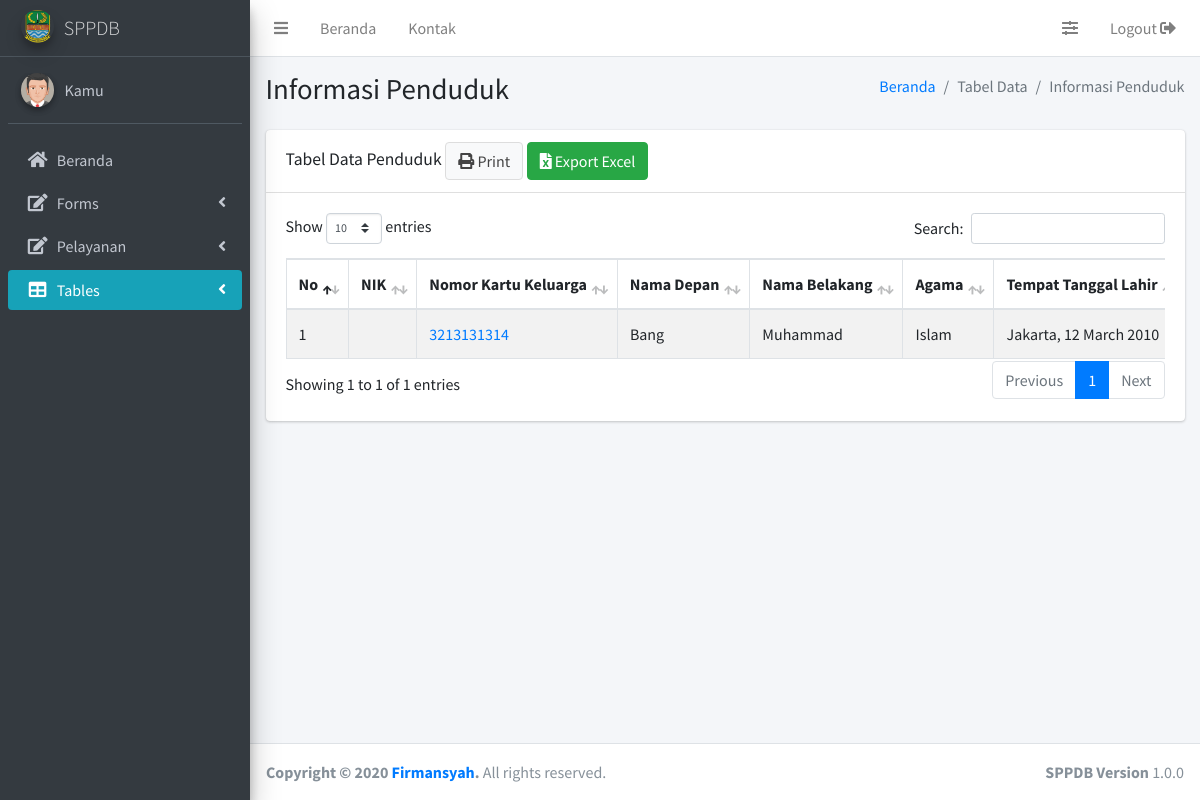
The page /akses/petugas/tabel_data_penduduk.php (signed in) on the database its author committed.
### tables this page shows
CREATE TABLE `petugas` (
  `nip` varchar(20) NOT NULL,
  `nama_lengkap_petugas` varchar(30) NOT NULL,
  `jenis_kelamin` enum('p','w') NOT NULL,
  `email` varchar(40) NOT NULL,
  `password` varchar(200) NOT NULL,
  `alamat` text NOT NULL,
  `no_tlp` varchar(20) NOT NULL,
  `akses` varchar(10) NOT NULL
);

CREATE TABLE `penduduk` (
  `id` int(11) NOT NULL,
  `nik` varchar(20) NOT NULL,
  `no_kk` varchar(20) NOT NULL,
  `first_name` varchar(30) NOT NULL,
  `last_name` varchar(20) NOT NULL,
  `agama` varchar(10) NOT NULL,
  `tempat_lahir` varchar(20) NOT NULL,
  `tanggal_lahir` date NOT NULL,
  `tanggal_daftar` date NOT NULL,
  `jenis_kelamin` enum('p','w') NOT NULL,
  `email` varchar(40) NOT NULL,
  `password` varchar(200) NOT NULL,
  `notlp` varchar(14) NOT NULL,
  `akses` varchar(10) NOT NULL
);

### akses/config/library.php (called while the page is built, shortened)
<?php
class Library
{
	public function __construct()
	{
		$host = "localhost";
		$dbname = "sppdb";
		$user = "root";
		$password = "";
		$this->db = new PDO("mysql:host={$host};dbname={$dbname}", $user, $password);
	}
	public function showPenduduk()
	{
		$query = $this->db->prepare("SELECT * FROM penduduk");
		$query->execute();
		$data = $query->fetchAll();
		return $data;
	}
	public function get_by_id_userPetugas($kd_petugas)
	{
		$query = $this->db->prepare("SELECT * FROM petugas where nip=?");
		$query->bindParam(1, $kd_petugas);
		$query->execute();
		return $query->fetch();
	}
}

### akses/petugas/tabel_data_penduduk.php (the view, shortened to what this page needs)
<?php
include('../config/library.php');
$lib = new Library();
$data_penduduk = $lib->showPenduduk();
if (isset($_SESSION['nip'])) {
	$kd_petugas = $_SESSION['nip'];
	$data_petugas2 = $lib->get_by_id_userPetugas($kd_petugas);
} else {
	header('Location: home.php');
}
?>
<!DOCTYPE html>
<html>
<head>
	<link rel="stylesheet" href="../../library/plugins/fontawesome-free/css/all.min.css">
	<link rel="stylesheet" href="https://code.ionicframework.com/ionicons/2.0.1/css/ionicons.min.css">
	<link rel="stylesheet" href="../../library/plugins/datatables-bs4/css/dataTables.bootstrap4.min.css">
	<link rel="stylesheet" href="../../library/plugins/datatables-responsive/css/responsive.bootstrap4.min.css">
	<link rel="stylesheet" href="../../library/dist/css/adminlte.min.css">
</head>
<body class="hold-transition sidebar-mini">
	<div class="wrapper">
		<nav class="main-header navbar navbar-expand navbar-white navbar-light">
			<ul class="navbar-nav">
				<li class="nav-item">
					<a class="nav-link" data-widget="pushmenu" href="#" role="button"><i class="fas fa-bars"></i></a>
				</li>
				<li class="nav-item d-none d-sm-inline-block">
					<a href="home.php" class="nav-link">Beranda</a>
				</li>
				<li class="nav-item d-none d-sm-inline-block">
					<a href="contacts.php" class="nav-link">Kontak</a>
				</li>
			</ul>
			<ul class="navbar-nav ml-auto">
				<li class="nav-item">
					<a class="nav-link" data-widget="control-sidebar" data-slide="true" href="#" role="button">
						<i class="fas fa-sliders-h"></i>
					</a>
				</li>
				<li class="nav-item">
					<a class="nav-link" href="../config/logout_petugas.php" role="button">
						Logout <i class="fas fa-sign-out-alt"></i>
					</a>
				</li>
			</ul>
		</nav>
		<aside class="main-sidebar sidebar-dark-primary elevation-4">
			<a href="home.php" class="brand-link">
				<img src="../../library/dist/img/logoNav.png" alt="SPPDB Logo" class="brand-image img-circle elevation-3" style="opacity: .8">
				<span style="margin-left:2px" class="brand-text font-weight-light">SPPDB</span>
			</a>
			<?php
			if ($jk = $data_petugas2["jenis_kelamin"] == 'p') {
				$ava = '<img src="../../library/dist/img/avatar5.png" class="img-circle elevation-2" alt="User Image">';
			} else {
				$ava = '<img src="../../library/dist/img/avatar2.png" class="img-circle elevation-2" alt="User Image">';
			}
			?>
			<div class="sidebar">
				<div class="user-panel mt-3 pb-3 mb-3 d-flex">
					<div class="image">
						<?php echo $ava; ?>
					</div>
					<div class="info">
						<a href="profile.php" class="d-block"><?php echo $data_petugas2['nama_lengkap_petugas']; ?></a>
					</div>
				</div>
				<nav class="mt-2">
					<ul class="nav nav-pills nav-sidebar flex-column" data-widget="treeview" role="menu" data-accordion="false">
						<li class="nav-item">
							<a href="home.php" class="nav-link">
								<i class="nav-icon fas fa-home"></i>
								<p>
									Beranda
								</p>
							</a>
						</li>
						<li class="nav-item has-treeview">
							<a href="#" class="nav-link">
								<i class="nav-icon fas fa-edit"></i>
								<p>
									Forms
									<i class="fas fa-angle-left right"></i>
								</p>
							</a>
						</li>
						<li class="nav-item has-treeview">
							<a href="#" class="nav-link">
								<i class="nav-icon fas fa-edit"></i>
								<p>
									Pelayanan <i class="right fas fa-angle-left"></i>
								</p>
							</a>
						</li>
						<li class="nav-item has-treeview">
							<a href="#" class="nav-link bg-cyan">
								<i class="nav-icon fas fa-table"></i>
								<p>
									Tables <i class="fas fa-angle-left right"></i>
								</p>
							</a>
						</li>
					</ul>
				</nav>
			</div>
		</aside>
		<div class="content-wrapper">
			<section class="content-header">
				<div class="container-fluid">
					<div class="row mb-2">
						<div class="col-sm-6">
							<h1>Informasi Penduduk</h1>
						</div>
						<div class="col-sm-6">
							<ol class="breadcrumb float-sm-right">
								<li class="breadcrumb-item"><a href="#">Beranda</a></li>
								<li class="breadcrumb-item active">Tabel Data</li>
								<li class="breadcrumb-item active">Informasi Penduduk</li>
							</ol>
						</div>
					</div>
				</div>
			</section>
			<section class="content">
				<div class="container-fluid">
					<div class="row">
						<div class="col-12">
							<div class="card">
								<div class="card-header">
									<h3 class="card-title">Tabel Data Penduduk <a target="_blank" href='print_data_penduduk.php' class='btn btn-default'><i class='fa fa-print'></i> Print</a> <a href='javascript:exportData()' class='btn btn-success'><i class='fas fa-file-excel'></i> Export Excel</a></h3>
								</div>
								<div class="card-body">
									<div style="overflow-x:auto;" class="table-responsive">
										<table id="dtHorizontalVerticalExample" class="table table-bordered table-striped" cellspacing="0" width="100%">
											<thead>
												<tr>
													<th>No</th>
													<th>NIK</th>
													<th>Nomor Kartu Keluarga</th>
													<th>Nama Depan</th>
													<th>Nama Belakang</th>
													<th>Agama</th>
													<th>Tempat Tanggal Lahir</th>
												</tr>
											</thead>
											<tbody>
												<?php
												$no = 1;
												foreach ($data_penduduk as $row) {
													$tgl_format1 = $row['tanggal_lahir'];
													$tgl_format2 = date("d F Y", strtotime($tgl_format1));
													if ($row['no_kk'] == 'Empty') {
														$no_kk = "<font color='red'>Empty</font>";
													} else {
														$no_kk = "<a href='#'>" . $row['no_kk'] . "</a>";
													}
													echo "<tr>";
													echo "<td>" . $no . "</td>";
													echo "<td>" . $row['id_pen'] . "</td>";
													echo "<td>" . $no_kk . "</td>";
													echo "<td>" . $row['first_name'] . "</td>";
													echo "<td>" . $row['last_name'] . "</td>";
													echo "<td>" . $row['agama'] . "</td>";
													echo "<td>" . $row['tempat_lahir'] . ", " . $tgl_format2 . "</td>";
													echo "</tr>";
													$no++;
												}
												?>
											</tbody>
										</table>
									</div>
								</div>
							</div>
						</div>
					</div>
				</div>
			</section>
		</div>
		<footer class="main-footer">
			<div class="float-right d-none d-sm-block">
				<b>SPPDB Version</b> 1.0.0
			</div>
			<strong>Copyright &copy; 2020 <a href="http://firmansyah.kel4.xyz">Firmansyah</a>.</strong> All rights reserved.
		</footer>
	</div>
</body>
</html>

### akses/petugas/tabel_data_penduduk.php (style rules this page uses)
#dtHorizontalVerticalExample th, td { white-space: nowrap; }
table.dataTable thead .sorting:after, table.dataTable thead .sorting:before, table.dataTable thead .sorting_asc:after, table.dataTable thead .sorting_asc:before, table.dataTable thead .sorting_asc_disabled:after, table.dataTable thead .sorting_asc_disabled:before, table.dataTable thead .sorting_desc:after, table.dataTable thead .sorting_desc:before, table.dataTable thead .sorting_desc_disabled:after, table.dataTable thead .sorting_desc_disabled:before { bottom: .5em; }

### rows shown on the page
petugas: nama_lengkap_petugas "Kamu"
penduduk: no_kk "3213131314", first_name "Bang", last_name "Muhammad", agama "Islam", tempat_lahir "Jakarta", tanggal_lahir "12 March 2010"
